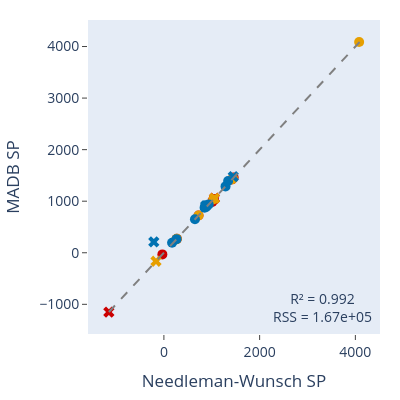

Notebook source saved alongside this figure:
### Code cell
def graph_accuracy(k):

    # Extract MADB time for k=25 (assuming madb_time is still a stringified dict)
    import json
    import pandas

    # Load data
    df = pandas.read_csv("../thesis_0.1/df/all_alignment_data.csv")

    # Ensure we don't drop dict-typed columns (like madb_time) prematurely
    # Only drop rows where cogent3_time or score are missing
    df = df[
        df["cogent3_time"].notnull() &
        df["cogent3_score"].notnull() &
        df["madb_time"].notnull() &  # keep the nested dict
        df["madb_score"].notnull()
    ].copy()

    # Add cycle status for plotting
    df["cycle_status"] = df["madb_cycles"].map({True: "has_cycles", False: "no_cycles"})


    # Only keep rows for desired kmer
    kmer = k
    df = df[df["kmer_size"] == kmer].copy()

    from sklearn.linear_model import LinearRegression
    from sklearn.metrics import r2_score
    import numpy

    # Regression inputs
    X = df["cogent3_score"].values.reshape(-1, 1)
    y = df["madb_score"].values

    # Plot MADB vs cogent3 scores
    fig = px.scatter(
        df,
        x="cogent3_score",
        y="madb_score",
        color="species",
        color_discrete_map=species_colors,
        symbol="cycle_status",
        symbol_map=symbol_sequence,
        hover_data=["unique_id"]
    )

    # Line of parity
    min_score = min(df["madb_score"].min(), df["cogent3_score"].min())
    max_score = max(df["madb_score"].max(), df["cogent3_score"].max())
    fig.add_trace(go.Scatter(
        x=[min_score, max_score],
        y=[min_score, max_score],
        mode="lines",
        line=dict(color="gray", dash="dash"),
        showlegend=False
    ))

    # Fit linear regression model
    model = LinearRegression().fit(X, y)
    y_pred = model.predict(X)

    # Compute R² and RSS
    r2 = r2_score(y, y_pred)
    rss = ((y - y_pred) ** 2).sum()
    slope = model.coef_[0]

    # Floating annotation
    fig.add_annotation(
        text=f"R² = {r2:.3f}<br>RSS = {rss:.2e}",
        xref="paper", yref="paper",
        x=0.98, y=0.02,
        xanchor="right", yanchor="bottom",
        showarrow=False,
        font=dict(size=14)
    )

    update_layout(fig, in_panel=True, x_title="Needleman-Wunsch SP", y_title="MADB SP")

    fig.show()

    write_pdf = pdf_writer()
    write_pdf(fig, "madb_score_vs_cogent3_score")

graph_accuracy(15)

### Figure 1 — Plotly figure (JSON) as saved in the notebook; plotly's stock layout.template omitted (floating-point values rounded to 4 significant figures)
{"data": [{"customdata": [["ENSG00000204518.fa"], ["ENSG00000169717.fa"], ["ENSG00000134249-0.fa"], ["ENSG00000188157-1.fa"], ["ENSG00000153207-0.fa"], ["ENSG00000154027-0.fa"], ["ENSG00000053371-1.fa"], ["ENSG00000132703.fa"]], "hovertemplate": "species=Chimpanzee<br>cycle_status=no_cycles<br>cogent3_score=%{x}<br>madb_score=%{y}<br>unique_id=%{customdata[0]}<extra></extra>", "legendgroup": "Chimpanzee, no_cycles", "marker": {"color": "#CC0000", "size": 10, "symbol": "circle"}, "mode": "markers", "name": "Chimpanzee, no_cycles", "orientation": "v", "showlegend": true, "type": "scatter", "x": [270.0, 1424.0, 1458.0, 1045.0, 1011.0, 723.0, -32.01, 1033.0], "xaxis": "x", "y": [270.0, 1424.0, 1458.0, 1045.0, 986.4, 723.0, -32.01, 1033.0], "yaxis": "y"}, {"customdata": [["ENSG00000126070-0.fa"], ["ENSG00000188157-0.fa"]], "hovertemplate": "species=Chimpanzee<br>cycle_status=has_cycles<br>cogent3_score=%{x}<br>madb_score=%{y}<br>unique_id=%{customdata[0]}<extra></extra>", "legendgroup": "Chimpanzee, has_cycles", "marker": {"color": "#CC0000", "size": 10, "symbol": "x"}, "mode": "markers", "name": "Chimpanzee, has_cycles", "orientation": "v", "showlegend": true, "type": "scatter", "x": [1057.0, -1150.0], "xaxis": "x", "y": [1057.0, -1150.0], "yaxis": "y"}, {"customdata": [["ENSG00000204518.fa"], ["ENSG00000169717.fa"], ["ENSG00000134249-0.fa"], ["ENSG00000154027-0.fa"], ["ENSG00000053371-1.fa"], ["ENSG00000132703.fa"], ["ENSG00000117362.fa"]], "hovertemplate": "species=Gorilla<br>cycle_status=no_cycles<br>cogent3_score=%{x}<br>madb_score=%{y}<br>unique_id=%{customdata[0]}<extra></extra>", "legendgroup": "Gorilla, no_cycles", "marker": {"color": "#E69F00", "size": 10, "symbol": "circle"}, "mode": "markers", "name": "Gorilla, no_cycles", "orientation": "v", "showlegend": true, "type": "scatter", "x": [256.0, 1420.0, 1443.0, 724.0, 270.0, 1032.0, 4079.0], "xaxis": "x", "y": [256.0, 1420.0, 1443.0, 724.0, 270.0, 1032.0, 4089.0], "yaxis": "y"}, {"customdata": [["ENSG00000126070-0.fa"], ["ENSG00000188157-0.fa"]], "hovertemplate": "species=Gorilla<br>cycle_status=has_cycles<br>cogent3_score=%{x}<br>madb_score=%{y}<br>unique_id=%{customdata[0]}<extra></extra>", "legendgroup": "Gorilla, has_cycles", "marker": {"color": "#E69F00", "size": 10, "symbol": "x"}, "mode": "markers", "name": "Gorilla, has_cycles", "orientation": "v", "showlegend": true, "type": "scatter", "x": [1055.0, -165.0], "xaxis": "x", "y": [1055.0, -165.0], "yaxis": "y"}, {"customdata": [["ENSG00000204518.fa"], ["ENSG00000169717.fa"], ["ENSG00000134249-0.fa"], ["ENSG00000188157-0.fa"], ["ENSG00000188157-1.fa"], ["ENSG00000153207-0.fa"], ["ENSG00000154027-0.fa"], ["ENSG00000053371-1.fa"], ["ENSG00000132703.fa"]], "hovertemplate": "species=Macaque<br>cycle_status=no_cycles<br>cogent3_score=%{x}<br>madb_score=%{y}<br>unique_id=%{customdata[0]}<extra></extra>", "legendgroup": "Macaque, no_cycles", "marker": {"color": "#0072B2", "size": 10, "symbol": "circle"}, "mode": "markers", "name": "Macaque, no_cycles", "orientation": "v", "showlegend": true, "type": "scatter", "x": [170.8, 1288.0, 1341.0, 883.2, 864.1, 850.4, 648.4, 263.8, 935.7], "xaxis": "x", "y": [195.5, 1288.0, 1391.0, 908.1, 921.7, 875.2, 648.4, 263.8, 935.7], "yaxis": "y"}, {"customdata": [["ENSG00000213088.fa"], ["ENSG00000126070-0.fa"], ["ENSG00000211454-1.fa"]], "hovertemplate": "species=Macaque<br>cycle_status=has_cycles<br>cogent3_score=%{x}<br>madb_score=%{y}<br>unique_id=%{customdata[0]}<extra></extra>", "legendgroup": "Macaque, has_cycles", "marker": {"color": "#0072B2", "size": 10, "symbol": "x"}, "mode": "markers", "name": "Macaque, has_cycles", "orientation": "v", "showlegend": true, "type": "scatter", "x": [1449.0, 873.6, -211.2], "xaxis": "x", "y": [1476.0, 908.6, 210.4], "yaxis": "y"}, {"line": {"color": "gray", "dash": "dash"}, "marker": {"size": 10}, "mode": "lines", "showlegend": false, "type": "scatter", "x": [-1150.0, 4089.0], "y": [-1150.0, 4089.0]}], "layout": {"annotations": [{"font": {"size": 14}, "showarrow": false, "text": "R² = 0.992<br>RSS = 1.67e+05", "x": 0.98, "xanchor": "right", "xref": "paper", "y": 0.02, "yanchor": "bottom", "yref": "paper"}], "font": {"size": 14}, "height": 400, "legend": {"title": {"text": "species, cycle_status"}, "tracegroupgap": 0}, "margin": {"b": 40, "l": 40, "r": 20, "t": 20}, "showlegend": false, "width": 400, "xaxis": {"anchor": "y", "domain": [0, 1], "showgrid": false, "ticklen": 5, "ticks": "outside", "tickwidth": 1, "title": {"text": "Needleman-Wunsch SP"}, "zeroline": false}, "yaxis": {"anchor": "x", "domain": [0, 1], "showgrid": false, "ticklen": 5, "ticks": "outside", "tickwidth": 1, "title": {"text": "MADB SP"}, "zeroline": false}}}
